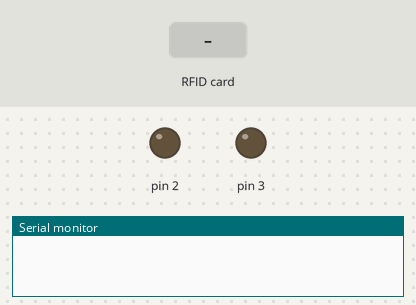
Simulated run of this sketch. Board: Arduino Uno, built with avr-gcc and run on an emulated ATmega328P. On the bench: output pins drawn as LEDs (lit = HIGH), the last lines printed to the serial monitor. The inputs (shaded band) are chosen by the test bench. Pins used as bus, display or sensor lines are not drawn.

Above: at 1.2 s.
1.3 s: RFID card 00 00 00 00 held to the reader
At 2.0 s:
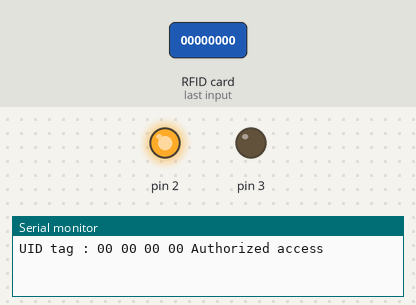
2.8 s: RFID card 00 00 00 00 00 00 00 held to the reader
At 6.5 s:
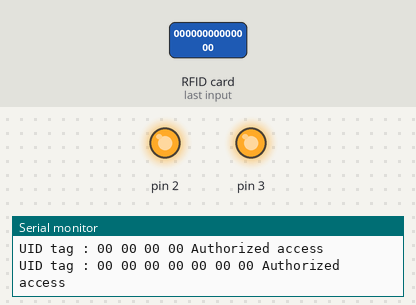
Timing chart, 0 to 8.0 s (numbered marks = the images above; inputs shaded):
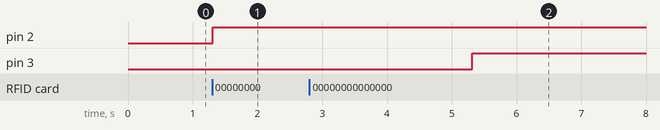

Measured:
- after the input at 1.3 s, pin 2: LOW → HIGH at once
- after the input at 2.8 s, pin 3: LOW → HIGH after 2.5 s

The sketch:

Card.ino
```cpp
#include <SPI.h>
#include <MFRC522.h>
#define SS_PIN 10
#define RST_PIN 9

// Accepted card UIDs live in a local, Git-ignored header (see
// card_config.example.h). Without it the placeholders below match no real
// card, so every card is denied.
#if defined(__has_include)
#if __has_include("card_config.h")
#include "card_config.h"
#endif
#endif
#ifndef AUTHORIZED_UID_1
#define AUTHORIZED_UID_1 "00 00 00 00"
#define AUTHORIZED_UID_2 "00 00 00 00 00 00 00"
#endif

MFRC522 mfrc522(SS_PIN, RST_PIN);   // Create MFRC522 instance.
double tap;
int x = 0;
int nyala = 0;
void setup()
{
  pinMode(2, OUTPUT);
  pinMode(3, OUTPUT);
  digitalWrite(2, LOW);
  digitalWrite(3, LOW);
  Serial.begin(9600);   // Initiate a serial communication
  SPI.begin();      // Initiate  SPI bus
  mfrc522.PCD_Init();   // Initiate MFRC522
}
void loop()
{
  // Look for new cards
    if ( mfrc522.PICC_IsNewCardPresent() == true)
    {
      if ( mfrc522.PICC_ReadCardSerial() == true)
      {
        if (x == 0)
        {
          tap = millis();
        }
        //Serial.print(tap);
        Serial.print("UID tag :");
        String content = "";
        for (byte i = 0; i < mfrc522.uid.size; i++)
        {
          Serial.print(mfrc522.uid.uidByte[i] < 0x10 ? " 0" : " ");
          Serial.print(mfrc522.uid.uidByte[i], HEX);
          content.concat(String(mfrc522.uid.uidByte[i] < 0x10 ? " 0" : " "));
          content.concat(String(mfrc522.uid.uidByte[i], HEX));
        }
        content.toUpperCase();
        if (content.substring(1) == AUTHORIZED_UID_1 && x == 0 && nyala == 0 || content.substring(1) == AUTHORIZED_UID_2 && x == 0 && nyala == 0) //change here the UID of the card/cards that you want to give access
        {
          digitalWrite(2, HIGH);
          Serial.println(" Authorized access");
          x = 1;
          delay(4000);
        }
        else if (content.substring(1) == AUTHORIZED_UID_1 && x == 1 && nyala == 0 || content.substring(1) == AUTHORIZED_UID_2 && x == 1 && nyala == 0) //change here the UID of the card/cards that you want to give access
        {
          digitalWrite(3, HIGH);
          Serial.println(" Authorized access");
        }
        else if (content.substring(1) == AUTHORIZED_UID_1 && x == 1 && nyala == 1 || content.substring(1) == AUTHORIZED_UID_2 && x == 1 && nyala == 1)
        {
          digitalWrite(2, LOW);
          digitalWrite(3, LOW);
          x = 0 ;
          nyala = 0;
          delay(1000);
        }
        else
        {
          //digitalWrite(3, HIGH);
          Serial.println(" Access denied");
          //delay(3000);
        }
      }
    }
    if(millis() - tap > 6000 && x == 1)
    {
      nyala = 1;
    }

    // Select one of the cards

    //Show UID on serial monitor
}
```

card_config.example.h
```cpp
// Example local configuration for Card.ino.
//
// Copy this file to "card_config.h" (same folder) and replace the values with
// the UIDs of the cards you want to accept. "card_config.h" is ignored by Git
// so real card identifiers are not published.
//
// Format: uppercase hex bytes separated by single spaces, exactly as the
// sketch prints them after "UID tag :" on the serial monitor
// (4-byte UID: "AA BB CC DD", 7-byte UID: "AA BB CC DD EE FF 00").
//
// NOTE: matching a card UID is NOT secure authentication. UIDs can be read
// and cloned. Use this only for demonstration purposes.

#define AUTHORIZED_UID_1 "AA BB CC DD"
#define AUTHORIZED_UID_2 "04 AA BB CC DD EE FF"
```
